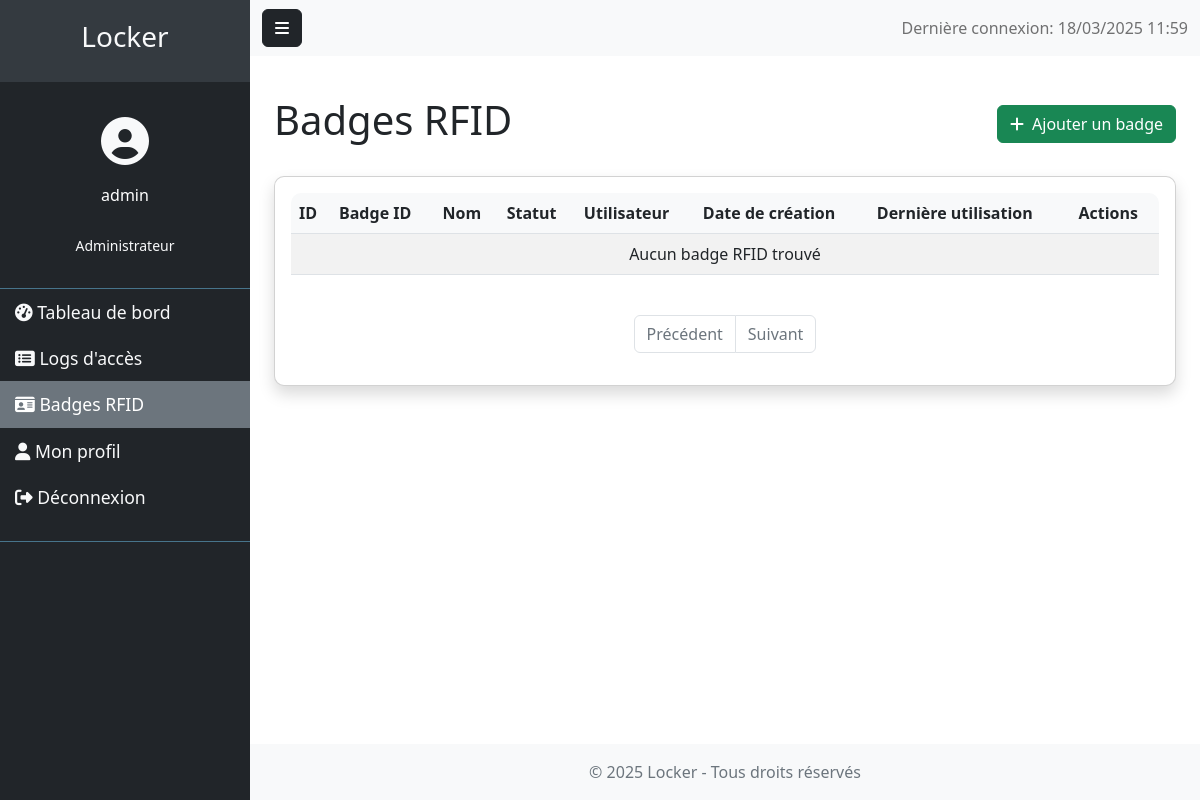
/badges (signed in), run on the app's committed database.
### app/models/user.py (models this page shows, shortened)
class User(UserMixin, db.Model):
    __tablename__ = 'users'
    id = db.Column(db.Integer, primary_key=True)
    username = db.Column(db.String(64), unique=True, index=True)
    email = db.Column(db.String(120), unique=True, index=True)
    password_hash = db.Column(db.String(128))
    first_name = db.Column(db.String(64))
    last_name = db.Column(db.String(64))
    is_admin = db.Column(db.Boolean, default=False)
    is_active = db.Column(db.Boolean, default=True)
    created_at = db.Column(db.DateTime, default=datetime.utcnow)
    last_login = db.Column(db.DateTime, nullable=True)
    rfid_badges = db.relationship('RFIDBadge', backref='user', lazy='dynamic')
    access_logs = db.relationship('AccessLog', backref='user', lazy='dynamic')

### app/routes/main.py (the view)
@bp.route('/badges')
@login_required
def badges():
    page = request.args.get('page', 1, type=int)
    per_page = 20
    badges = RFIDBadge.query.order_by(RFIDBadge.badge_id).paginate(
        page=page, per_page=per_page, error_out=False)
    return render_template('badges.html', badges=badges)

### app/models/user.py (called while the page is built)
@login_manager.user_loader
def load_user(user_id):
    return User.query.get(int(user_id))

### app/templates/badges.html (shortened to what this page needs)
{% extends 'base.html' %}
{% block content %}
<div class="container-fluid">
    <div class="d-flex justify-content-between align-items-center mb-4">
        <h1>Badges RFID</h1>
        <div>
            <button type="button" class="btn btn-success" data-bs-toggle="modal" data-bs-target="#addBadgeModal">
                <i class="fas fa-plus me-1"></i> Ajouter un badge
            </button>
        </div>
    </div>
    <div class="card">
        <div class="card-body">
            <div class="table-responsive">
                <table class="table table-striped table-hover datatable">
                    <thead>
                        <tr>
                            <th>ID</th>
                            <th>Badge ID</th>
                            <th>Nom</th>
                            <th>Statut</th>
                            <th>Utilisateur</th>
                            <th>Date de création</th>
                            <th>Dernière utilisation</th>
                            <th>Actions</th>
                        </tr>
                    </thead>
                    <tbody>
                        {% if badges.items|length == 0 %}
                        <tr>
                            <td colspan="8" class="text-center">Aucun badge RFID trouvé</td>
                        </tr>
                        {% endif %}
                    </tbody>
                </table>
            </div>
            <nav aria-label="Page navigation">
                <ul class="pagination justify-content-center mt-4">
                    <li class="page-item {% if not badges.has_prev %}disabled{% endif %}">
                        <a class="page-link" href="{{ url_for('main.badges', page=badges.prev_num) if badges.has_prev else '#' }}">Précédent</a>
                    </li>
                    <li class="page-item {% if not badges.has_next %}disabled{% endif %}">
                        <a class="page-link" href="{{ url_for('main.badges', page=badges.next_num) if badges.has_next else '#' }}">Suivant</a>
                    </li>
                </ul>
            </nav>
        </div>
    </div>
</div>
{% endblock %}

### app/templates/base.html (shortened to what this page needs)
<!DOCTYPE html>
<html lang="fr">
<head>
    <link href="https://cdn.jsdelivr.net/npm/bootstrap@5.2.3/dist/css/bootstrap.min.css" rel="stylesheet">
    <link rel="stylesheet" href="https://cdnjs.cloudflare.com/ajax/libs/font-awesome/6.4.0/css/all.min.css">
    <link rel="stylesheet" href="{{ url_for('static', filename='css/style.css') }}">
</head>
<body>
    <div class="wrapper">
        {% if current_user.is_authenticated %}
        <nav id="sidebar" class="bg-dark text-light">
            <div class="sidebar-header">
                <h3 class="text-center">Locker</h3>
            </div>
            <ul class="list-unstyled components">
                <li class="sidebar-user">
                    <div class="user-info text-center mb-3">
                        <i class="fas fa-user-circle fa-3x"></i>
                        <p class="mt-2">{{ current_user.username }}</p>
                        <small>{{ "Administrateur" if current_user.is_admin else "Utilisateur" }}</small>
                    </div>
                </li>
                <li class="{% if request.path == url_for('main.dashboard') %}active{% endif %}">
                    <a href="{{ url_for('main.dashboard') }}">
                        <i class="fas fa-tachometer-alt"></i> Tableau de bord
                    </a>
                </li>
                <li class="{% if request.path == url_for('main.logs') %}active{% endif %}">
                    <a href="{{ url_for('main.logs') }}">
                        <i class="fas fa-list-alt"></i> Logs d'accès
                    </a>
                </li>
                <li class="{% if request.path == url_for('main.badges') %}active{% endif %}">
                    <a href="{{ url_for('main.badges') }}">
                        <i class="fas fa-id-card"></i> Badges RFID
                    </a>
                </li>
                <li>
                    <a href="{{ url_for('auth.profile') }}">
                        <i class="fas fa-user"></i> Mon profil
                    </a>
                </li>
                <li>
                    <a href="{{ url_for('auth.logout') }}">
                        <i class="fas fa-sign-out-alt"></i> Déconnexion
                    </a>
                </li>
            </ul>
        </nav>
        {% endif %}
        <div id="content" class="{% if not current_user.is_authenticated %}w-100{% endif %}">
            {% if current_user.is_authenticated %}
            <nav class="navbar navbar-expand-lg navbar-light bg-light">
                <div class="container-fluid">
                    <button type="button" id="sidebarCollapse" class="btn btn-dark">
                        <i class="fas fa-bars"></i>
                    </button>
                    <span class="navbar-text ms-auto">
                        Dernière connexion:
                        {% if current_user.last_login %}
                            {{ current_user.last_login.strftime('%d/%m/%Y %H:%M') }}
                        {% else %}
                            Jamais
                        {% endif %}
                    </span>
                </div>
            </nav>
            {% endif %}
            <main class="container-fluid py-4">
                {% block content %}{% endblock %}
            </main>
            <footer class="bg-light text-center text-muted py-3 mt-auto">
                <div class="container">
                    <p class="mb-0">&copy; 2025 Locker - Tous droits réservés</p>
                </div>
            </footer>
        </div>
    </div>
</body>
</html>

### app/static/css/style.css (style rules this page uses)
html, body { height: 100%; margin: 0; font-family: 'Segoe UI', Tahoma, Geneva, Verdana, sans-serif; }
.wrapper { display: flex; width: 100%; height: 100vh; overflow: hidden; }
#content { width: calc(100% - 250px); height: 100vh; overflow-y: auto; display: flex; flex-direction: column; transition: all 0.3s; }
#sidebar { width: 250px; height: 100vh; transition: all 0.3s; overflow-y: auto; }
#sidebar .sidebar-header { padding: 20px; background: #343a40; }
#sidebar ul.components { padding: 20px 0; border-bottom: 1px solid #47748b; }
#sidebar ul p { color: #fff; padding: 10px; }
#sidebar ul li a { padding: 10px 15px; font-size: 1.1em; display: block; color: #f8f9fa; text-decoration: none; transition: all 0.3s; }
#sidebar ul li.active > a { color: #fff; background: #6c757d; }
.sidebar-user { padding: 15px; border-bottom: 1px solid #47748b; }
.card { border-radius: 10px; margin-bottom: 20px; box-shadow: 0 0.5rem 1rem rgba(0, 0, 0, 0.15); }
.table-responsive { border-radius: 10px; overflow: hidden; }
.table th { background-color: #f8f9fa; }

### data on the page
User: username "admin", is_admin "Administrateur", last_login "18/03/2025 11:59"
